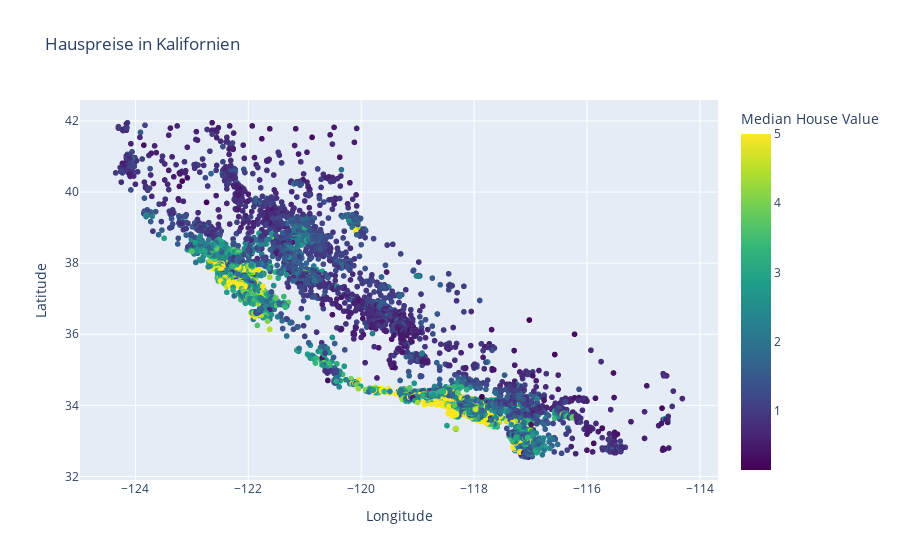

Write notebook code for a chart like this one.
### Code cell
print("Anzahl Zeilen:", housing_df.shape[0])
print("Spalten:", housing_df.columns.tolist())

px.scatter(
  housing_df,
  x="MedInc",
  y="MedHouseVal",
  title="Median Income vs. Median House Value"
)

X = housing_df[["MedInc"]]
y = housing_df["MedHouseVal"]
model = LinearRegression()
model.fit(X, y)
y_pred = model.predict(X)
y_pred

r2 = r2_score(y, y_pred)
print(f"R^2-Wert (einfaches Modell): {r2:.4f}")

features = ["MedInc", "HouseAge", "AveRooms", "Population"]
X = housing_df[features]
y = housing_df["MedHouseVal"]

X_train, X_test, y_train, y_test = train_test_split(X, y, test_size=0.2, random_state=42)

lin_model = LinearRegression()
lin_model.fit(X_train, y_train)
y_pred_lin = lin_model.predict(X_test)
y_pred_lin

r2_lin = r2_score(y_test, y_pred_lin)
print(f"R^2-Wert (multivariates Modell): {r2_lin:.4f}")

X_reduced = X.drop("Population", axis=1)
X_train_r, X_test_r, y_train_r, y_test_r = train_test_split(X_reduced, y, test_size=0.2, random_state=42)
lin_model_r = LinearRegression()
lin_model_r.fit(X_train_r, y_train_r)
y_pred_r = lin_model_r.predict(X_test_r)
print(f"R^2 ohne 'Population': {r2_score(y_test_r, y_pred_r):.4f}")

models = {
  "LinearRegression": LinearRegression(),
  "DecisionTree": DecisionTreeRegressor(random_state=42),
  "RandomForest": RandomForestRegressor(random_state=42)
}

for name, model in models.items():
    model.fit(X_train, y_train)
    y_pred = model.predict(X_test)
    print(f"\nModell: {name}")
    print(f"R^2: {r2_score(y_test, y_pred):.4f}")
    print(f"MAE: {mean_absolute_error(y_test, y_pred):.4f}")
    print(f"MSE: {mean_squared_error(y_test, y_pred):.4f}")

housing_df["RoomsPerPerson"] = housing_df["AveRooms"] / housing_df["Population"]
housing_df["RoomsPerPerson"] = housing_df["RoomsPerPerson"].replace([np.inf, -np.inf], np.nan)
housing_df.dropna(subset=["RoomsPerPerson"], inplace=True)

features_with_new = features + ["RoomsPerPerson"]
X_new = housing_df[features_with_new]
y_new = housing_df["MedHouseVal"]
X_train_new, X_test_new, y_train_new, y_test_new = train_test_split(X_new, y_new, test_size=0.2, random_state=42)

model_with_new = LinearRegression()
model_with_new.fit(X_train_new, y_train_new)
y_pred_new = model_with_new.predict(X_test_new)

print(f"\nR^2 mit neuem Feature 'RoomsPerPerson': {r2_score(y_test_new, y_pred_new):.4f}")    

px.scatter(
  housing_df, 
  x="Longitude", 
  y="Latitude", 
  color="MedHouseVal", 
  title="Hauspreise in Kalifornien", 
  labels={"MedHouseVal": "Median House Value"},
  color_continuous_scale="Viridis"
)

### Figure 1 — Plotly figure (JSON) as saved in the notebook; plotly's stock layout.template omitted (floating-point values rounded to 4 significant figures; data arrays with more than 128 entries replaced by an {"elided": "..."} marker saying what was removed)
{"data": [{"hovertemplate": "Longitude=%{x}<br>Latitude=%{y}<br>Median House Value=%{marker.color}<extra></extra>", "legendgroup": "", "marker": {"color": {"elided": "20640 float values"}, "coloraxis": "coloraxis", "symbol": "circle"}, "mode": "markers", "name": "", "showlegend": false, "type": "scattergl", "x": {"elided": "20640 float values"}, "xaxis": "x", "y": {"elided": "20640 float values"}, "yaxis": "y"}], "layout": {"coloraxis": {"colorbar": {"title": {"text": "Median House Value"}}, "colorscale": [[0, "#440154"], [0.1111, "#482878"], [0.2222, "#3e4989"], [0.3333, "#31688e"], [0.4444, "#26828e"], [0.5556, "#1f9e89"], [0.6667, "#35b779"], [0.7778, "#6ece58"], [0.8889, "#b5de2b"], [1, "#fde725"]]}, "legend": {"tracegroupgap": 0}, "title": {"text": "Hauspreise in Kalifornien"}, "xaxis": {"anchor": "y", "domain": [0, 1], "title": {"text": "Longitude"}}, "yaxis": {"anchor": "x", "domain": [0, 1], "title": {"text": "Latitude"}}}}
